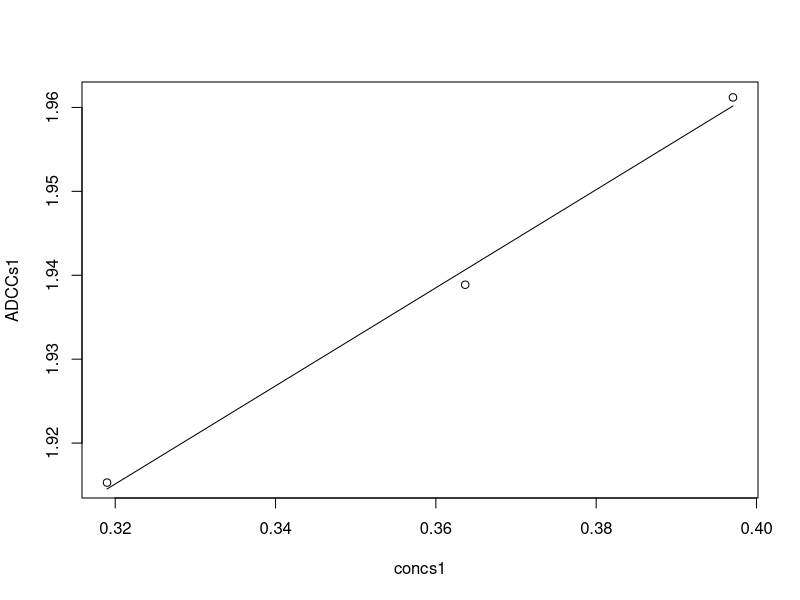
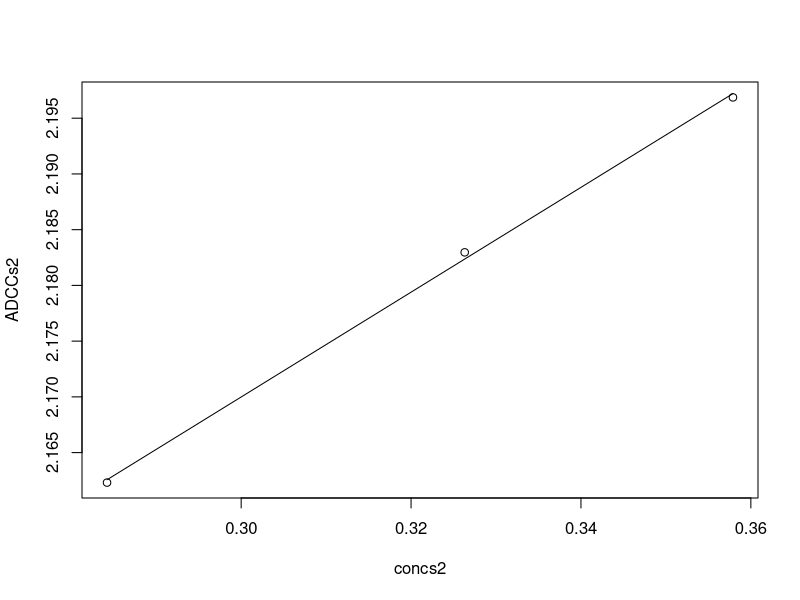
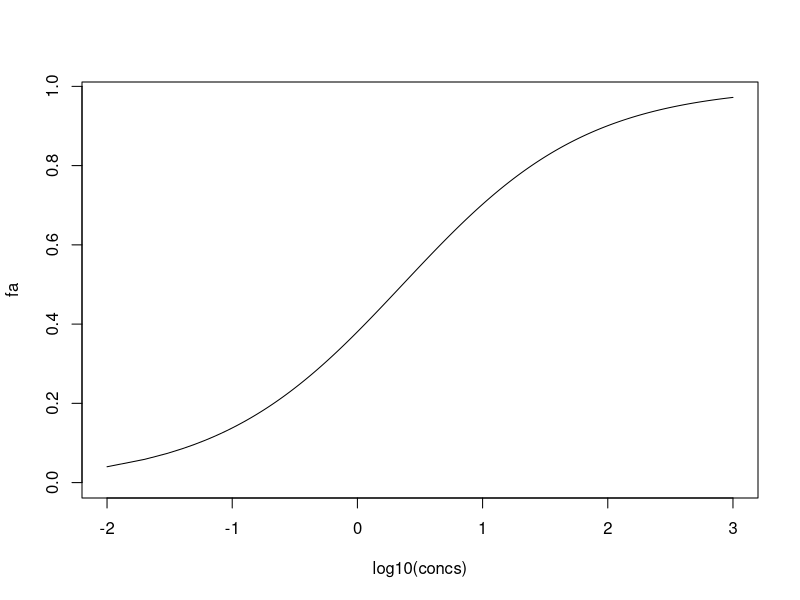

R code for these plots, in order:
#data from Bruel

#For NLAD8
#EC50=2.3 mcg/mL
concs1 = c(0.3189788489448251, 0.36366015559943676, 0.3970640717565601) #log10(mcl/ml)
ADCCs1 = c(log10(82.27927006257289), log10(86.87016725750038), log10(91.45249934572098)) #log10(%adcc/day)
plot(concs1, ADCCs1)

linfit1 = lm(ADCCs1 ~ concs1)
lines(concs1, predict(linfit1))
linfit1

#For NL4.3
#EC50=2.1 mcg/mL
concs2 = c(0.3263157894736839, 0.3578947368421055, 0.2842105263157899)
ADCCs2 = c(log10(152.39380804953566), log10(157.34984520123845), log10(145.31517027863782))
plot(concs2, ADCCs2)

linfit2 = lm(ADCCs2 ~ concs2)
lines(concs2, predict(linfit2))
linfit2

##GRAPHING CONC AND FRACTION AFFECTED BY ADCC OVER CONCENTRATIONS (for NLAD8)
EC50 = 2.3 #from NLAD8
m = linfit1$coefficients[2] #hill slope for NLAD8
concs = seq(0, 1000, .01)
IAP = log10(1+(concs/EC50)^m) #instantaneous ADCC potential
fa = (1-1/(10^IAP))
plot(log10(concs), fa, type='l')

